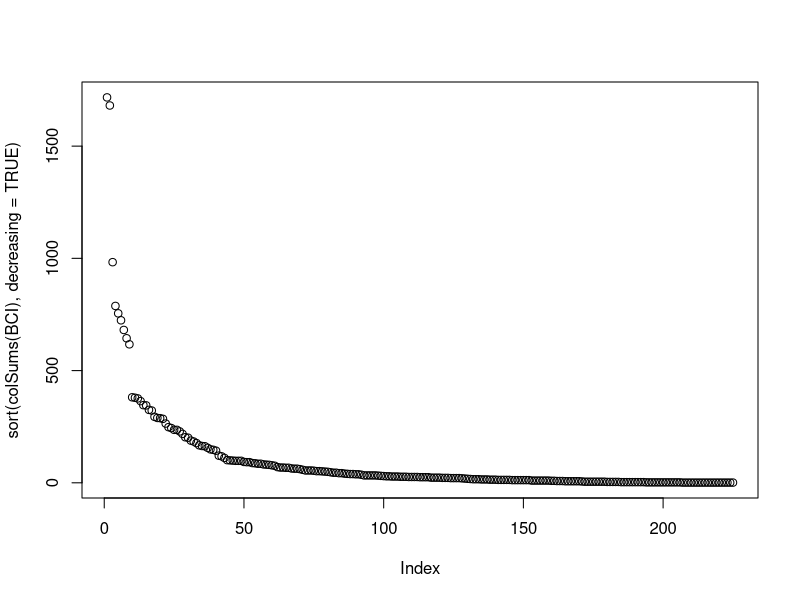

Source code (R): (Note: this script raises an error after producing the figure.)
# loading tidyverse
library("tidyverse")

####pipes %>% cmd-shift-m####
data(BCI, package = "vegan")
plot(sort(colSums(BCI), decreasing = TRUE))

# Rather put it like this: this is supposed to look nicer
#plot(
#    sort(
#      colSum(BCI)
#       , decreasing = TRUE
#        )
#    )

x1 <- colSum(BCI)
x2 <- sort(x1, decreasing = TRUE)
plot(x2)

x <- colSums(BCI)
x <- sort(x, decreasing = TRUE)
plot

BCI %>%
  colSums() %>%
  sort(decreasing = TRUE) %>%
  plot()  

####One table functions ####
#select, filter, mutate, group_by, summarise, slice, count, arrange, nest

as_tibble(iris)            #kjører datasettet iris
iris <- as_tibble(iris)    #navngir funksjonen over iris

iris %>% select(Sepal.Length, Species)    #selects the species

iris %>% select(-Sepal.Width)           #if we want to remove some part of the data

#kolon bruker man til å få bare opp de radene som er fra forran kolon til etter kolon, så denne her fjernet species:
iris %>% select(Sepal.Length:Petal.Length)

#her byttet vi navnet til Sepal.Length til sepal.length, kan også putte inn flere som Species til spp
iris %>% rename(sepal.length = Sepal.Length, spp = Species)


# fiter, ser her på hvilke av de i datasettet mitt som har sepal lengde over 5 OG petal lengde på under 2. 
iris %>% filter(Sepal.Length > 5, Petal.Length < 2) %>%
  select(Species)

#mutate
iris %>% mutate(petal.area = Petal.Length * Petal.Width)
#på denne måten får alle artene store bokstaver
iris %>% mutate(Species = toupper(Species))

#group_by, her har jeg gruppert artene og satt til gjennomsnittslengde på hver av artene
iris %>% group_by(Species) %>%
  summarise(mean_petal_length = mean(Petal.Length))

#her puttet jeg også inn standard avvik
iris %>% group_by(Species) %>%
  summarise(mean_petal_length = mean(Petal.Length), sd_petal_length = sd(Petal.Length))

#group_by and add a new column, not summarise
iris %>% group_by(Species) %>%
  mutate(mean_petal_length = mean(Petal.Length)) %>%
  ungroup()
# ungroup fikser på metadata, with this the data does not get grouped by species when we summarise

iris %>% arrange(Petal.Length)
iris %>% arrange(desc(Petal.Length))

#dette gjør man om man vil vite for eksempel de minste artene først, 1:3 betyr at det er fra 1 til 3, om man putter decending istede for petal length får man de største øverst.
iris %>% group_by(Species) %>% arrange(Petal.Length) %>% slice(1:3)

# dette har tatt alle artene til hver tibble. sorterte alle inn i grupper etter artene
iris %>% group_by(Species) %>% nest()

# kan bruke en mutate, mutate lager en ny column, vi lager en lineær model per art
iris %>% 
  group_by(Species) %>% 
  nest() %>% 
  mutate(mod = map(data, ~lm(Sepal.Length ~ Sepal.Width, data = .))) %>%
  mutate(coef = map(mod, broom::tidy)) %>%   
  unnest(coef) #dette gjør du for å se hva som er inni dataene dine :)

#gather, spread
iris %>%
  rownames_to_column() %>%
  gather(key = variable, value = measurement, -Species, -rowname) %>%
  group_by(Species, variable) %>%
    summarise(mean = mean(measurement))

iris %>%
  rownames_to_column() %>%
  gather(key = variable, value = measurement, -Species, -rowname) %>%
  ggplot(aes(x = variable, y = measurement, fill = Species)) + geom_violin()
